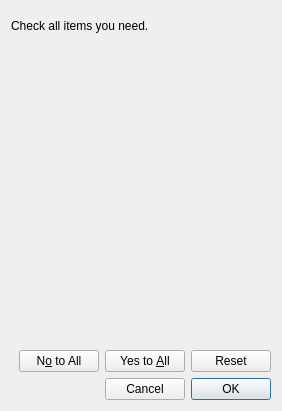
<?xml version="1.0" encoding="UTF-8"?>
<ui version="4.0">
 <class>Dialog</class>
 <widget class="QDialog" name="Dialog">
  <property name="geometry">
   <rect>
    <x>0</x>
    <y>0</y>
    <width>282</width>
    <height>411</height>
   </rect>
  </property>
  <property name="windowTitle">
   <string>Dialog</string>
  </property>
  <layout class="QVBoxLayout" name="verticalLayout" stretch="1,10,0,0">
   <item>
    <widget class="QLabel" name="label">
     <property name="text">
      <string>Check all items you need.</string>
     </property>
    </widget>
   </item>
   <item>
    <widget class="CheckableTableWidget" name="checkableTableWidget" native="true">
     <property name="layoutDirection">
      <enum>Qt::LeftToRight</enum>
     </property>
     <zorder>buttonBox</zorder>
    </widget>
   </item>
   <item>
    <widget class="QDialogButtonBox" name="buttonBox_2">
     <property name="sizePolicy">
      <sizepolicy hsizetype="Fixed" vsizetype="Fixed">
       <horstretch>0</horstretch>
       <verstretch>0</verstretch>
      </sizepolicy>
     </property>
     <property name="layoutDirection">
      <enum>Qt::RightToLeft</enum>
     </property>
     <property name="standardButtons">
      <set>QDialogButtonBox::NoToAll|QDialogButtonBox::Reset|QDialogButtonBox::YesToAll</set>
     </property>
     <property name="centerButtons">
      <bool>false</bool>
     </property>
    </widget>
   </item>
   <item>
    <widget class="QDialogButtonBox" name="buttonBox">
     <property name="sizePolicy">
      <sizepolicy hsizetype="Fixed" vsizetype="Expanding">
       <horstretch>0</horstretch>
       <verstretch>0</verstretch>
      </sizepolicy>
     </property>
     <property name="layoutDirection">
      <enum>Qt::RightToLeft</enum>
     </property>
     <property name="orientation">
      <enum>Qt::Horizontal</enum>
     </property>
     <property name="standardButtons">
      <set>QDialogButtonBox::Cancel|QDialogButtonBox::Ok</set>
     </property>
     <property name="centerButtons">
      <bool>true</bool>
     </property>
    </widget>
   </item>
  </layout>
 </widget>
 <customwidgets>
  <customwidget>
   <class>CheckableTableWidget</class>
   <extends>QWidget</extends>
   <header>Utility.h</header>
   <container>1</container>
  </customwidget>
 </customwidgets>
 <resources/>
 <connections/>
</ui>
